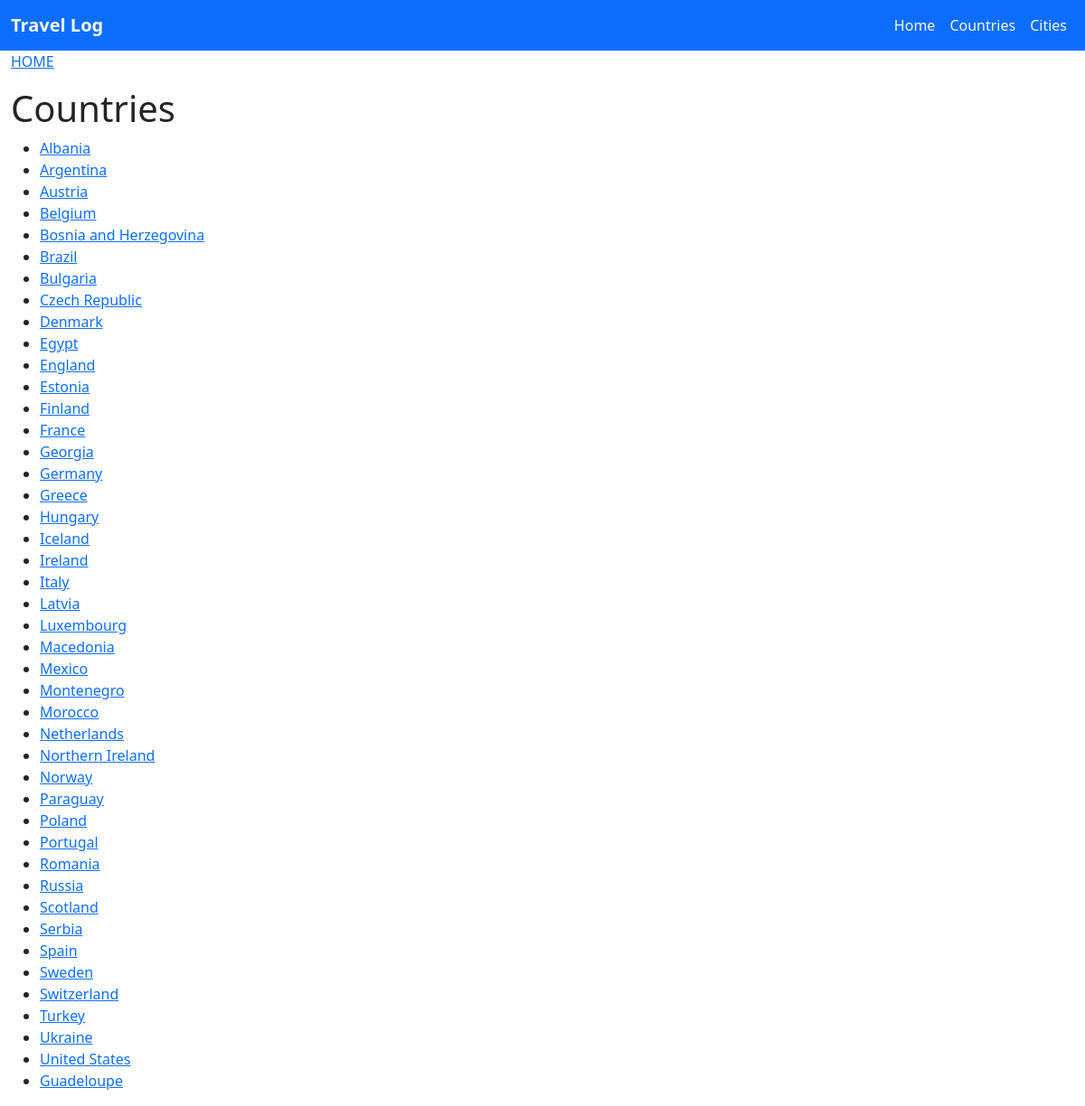
The app's page /countries/ with its own data.
### mytrips/models.py (models this page shows, shortened)
class Country(models.Model):
    name = models.CharField(max_length=255, unique=True)
    visited = models.BooleanField(default=False)
    need_visa = models.BooleanField(default=None, null=True)
    lat = models.DecimalField(max_digits=9, decimal_places=6)
    lon = models.DecimalField(max_digits=9, decimal_places=6)
    continent = models.CharField(max_length=25, choices=CONTINENTS, null=True)
    capital = models.CharField(max_length=255, null=True)
    currency = models.CharField(max_length=25, choices=CURRENCIES, null=True)
    language = models.CharField(max_length=25, choices=LANGUAGES, null=True)
    area_code = models.CharField(max_length=10, null=True)
    class Meta:
        verbose_name_plural = "Countries"

### mytrips/views.py (the view)
# urls.py: path("countries/", views.countries, name="countries"),
def countries(request):
    all_countries = Country.objects.filter(visited=True).values()
    template = loader.get_template("countries.html")
    context = {
        "countries": all_countries,
    }
    return HttpResponse(template.render(context, request))

### mytrips/templates/countries.html (shortened to what this page needs)
{% extends "master.html" %}
{% block content %}
<p><a href="/">HOME</a></p>
<h1>Countries</h1>
<ul>
    {% for x in countries %}
    <li><a href="{{ x.id }}">{{ x.name }}</a></li>
    {% endfor %}
</ul>
{% endblock %}

### mytrips/templates/master.html (shortened to what this page needs)
<!DOCTYPE html>
<html>
<head>
    {% load bootstrap5 %}
    {% bootstrap_css %}
</head>
<body>
    <nav class="navbar navbar-expand-sm bg-primary">
        <div class="container-fluid">
            <b><a class="navbar-brand link-light" href="/">Travel Log</a></b>
            <div class="collapse navbar-collapse justify-content-end" id="collapsibleNavbar">
                <ul class="navbar-nav">
                    <li class="nav-item">
                        <a class="nav-link link-light" href="/">Home</a>
                    </li>
                    <li class="nav-item">
                        <a class="nav-link link-light" href="/countries">Countries</a>
                    </li>
                    <li class="nav-item">
                        <a class="nav-link link-light" href="/cities">Cities</a>
                    </li>
                </ul>
            </div>
        </div>
    </nav>
    <div class="container-fluid">
        {% block content %}
        {% endblock %}
    </div>
</body>
</html>

### records on screen
Country: name "Albania"
Country: name "Argentina"
Country: name "Austria"
Country: name "Belgium"
Country: name "Bosnia and Herzegovina"
Country: name "Brazil"
Country: name "Bulgaria"
Country: name "Czech Republic"
Country: name "Denmark"
Country: name "Egypt"
Country: name "England"
Country: name "Estonia"
Country: name "Finland"
Country: name "France"
Country: name "Georgia"
Country: name "Germany"
Country: name "Greece"
Country: name "Hungary"
Country: name "Iceland"
Country: name "Ireland"
Country: name "Italy"
Country: name "Latvia"
Country: name "Luxembourg"
Country: name "Macedonia"
Country: name "Mexico"
Country: name "Montenegro"
Country: name "Morocco"
Country: name "Netherlands"
Country: name "Northern Ireland"
Country: name "Norway"
Country: name "Paraguay"
Country: name "Poland"
Country: name "Portugal"
Country: name "Romania"
Country: name "Russia"
Country: name "Scotland"
Country: name "Serbia"
Country: name "Spain"
Country: name "Sweden"
Country: name "Switzerland"
Country: name "Turkey"
Country: name "Ukraine"
Country: name "United States"
Country: name "Guadeloupe"
